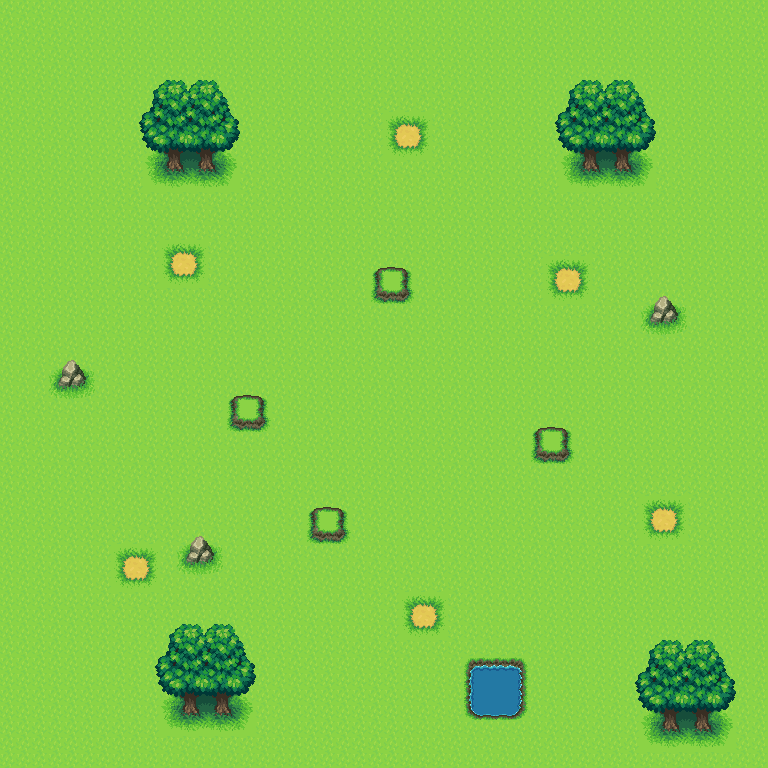

This is a level from a 2D game, rendered from its Tiled map with the project's own tilesets. A one-line summary and the map file follow, with tile-layer data summarised:
An orthogonal 48x48 tile map with 16x16 px tiles, 3 tile layers (zone, sol, obstacles).

<map version="1.5" tiledversion="1.7.2" orientation="orthogonal" renderorder="right-down" width="48" height="48" tilewidth="16" tileheight="16" infinite="0" nextlayerid="4" nextobjectid="1">
 <tileset firstgid="1" source="test1.tsx" />
 <layer id="3" name="zone" width="48" height="48">
  <data>[2304 cells, 125 non-empty, 1 distinct tile ids]</data>
 </layer>
 <layer id="1" name="sol" width="48" height="48">
  <data>[2304 cells, 2304 non-empty, 10 distinct tile ids]</data>
 </layer>
 <layer id="2" name="obstacles" width="48" height="48">
  <data>[2304 cells, 275 non-empty, 76 distinct tile ids]</data>
 </layer>
</map>
